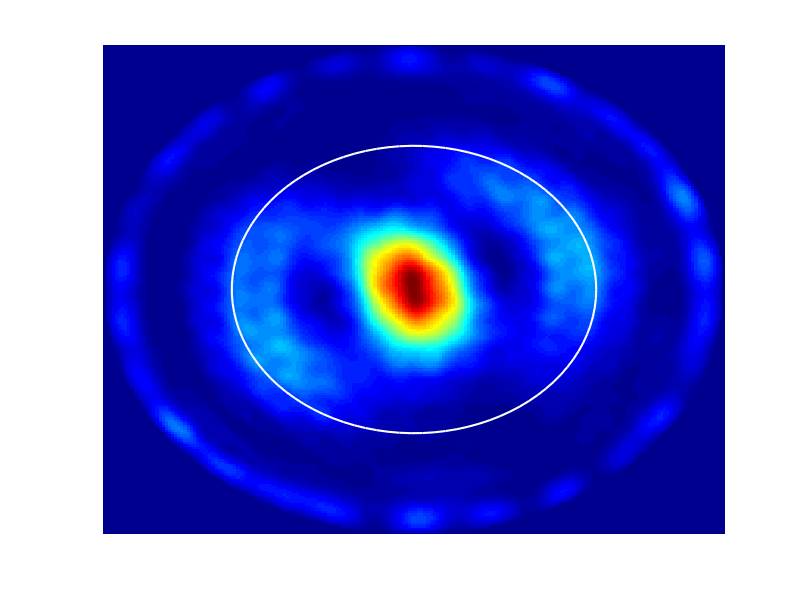
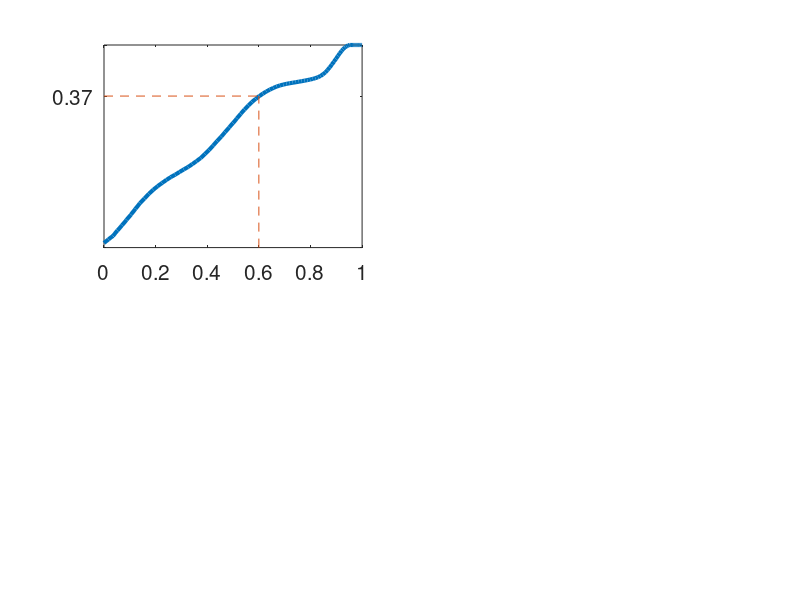

The MATLAB source for these figures, in order:
%%%%%%%%%%%%%%%%%%%%%%%%%%%%%%%%%%%%%%%%%%%%%%%%%%%%%%%%%%%%%%%%%%%%%%%%%
%%% Farfield Analysis
%%% UPDATE: 11-22-2021
%%% AUTHOR: Yuqin Sophia Duan, FDTD generated
%%% NOTES:
%%%%%%%%%%%%%%%%%%%%%%%%%%%%%%%%%%%%%%%%%%%%%%%%%%%%%%%%%%%%%%%%%%%%%%%%%
clear all;
load farfield_opt3.mat; %Load farfield file exported from FDTD
x =lum.x;
y =lum.y;
A =lum.z;
colormap jet ;
imagesc(x, y, real(transpose(A)));
set(get(gca, 'XLabel'), 'String', 'ux')
set(get(gca, 'XLabel'), 'FontSize', 16)
set(get(gca, 'XLabel'), 'FontWeight', 'bold')
set(get(gca, 'YLabel'), 'String', 'uy')
set(get(gca, 'YLabel'), 'FontSize', 16)
set(get(gca, 'YLabel'), 'FontWeight', 'bold')
set(gca, 'XLim', [-1 1])
set(gca, 'YLim', [-1 1])
set(get(gca, 'Title'), 'String', '')
set(get(gca, 'Title'), 'FontSize', 18)
set(get(gca, 'Title'), 'FontWeight', 'bold')
% mycolormap = customcolormap([0 0.5 1], {'#ffffff','#ff0000','#000000'});
% colorbar;
% colormap(mycolormap);
axis off;
set(gca, 'YDir','normal');
hold on
r= sin(36/180*pi)*1; %Mark the boundary of NA=0.6
viscircles([0,0],r,'color','w','LineStyle',':','LineWidth',0.5);

%% Calculate eta2
NA = [];
R = 1; %R is normalized
maxPower=0;
N = 91-1;

for k = 0:N
    theta = k*90/N;
    r= sin(theta/180*pi)*R; %NA = R*sin(theta)
    power = 0;
    
    for i = 1:size(x,2)
        for j = 1:size(y,2)
            maxPower = maxPower + A(i,j);%Sum of all energy emits into the upper plane
            if ((x(i)^2 + y(j)^2) <= (r+0.05)^2) %if it's within the certain NA value
                power = power + A(i,j);
            end
        end
    end
    NA = [NA power];
end

theta = linspace(0,90,N+1);
figure(2);
subplot(2,2,1)
NA = NA/maxPower*(N+1); %E(NA)/E(all), calibrate in ratio
plot(sin(theta/180*pi),NA/2,'-','LineWidth',3);
line([0.6;0.6],[0;NA(38)/2],'linestyle','--');
line([0;0.6],[NA(38)/2;NA(38)/2],'linestyle','--');
yticks([0,NA(38)/2,0.5])
yticklabels({'',num2str(round(NA(38)/2*100)/100),'',''})
%xticklabels({''})
%set(gca, 'YTick', sort([round(NA(40)*100)/100, get(gca, 'YTick')]));
set(gca,'FontSize',15);
ylim([0 0.5]);
xlim([0 1]);
%xlabel('{\theta}','FontSize',15,'fontweight','bold');
%ylabel('{\eta}_{NA}','FontSize',15,'fontweight','bold')
%title('Integrated Energy Ratio')
% simulation = load('integrate_L=1.mat');
% hold on
% plot(sin(simulation.diff_agl/180*pi),simulation.NA,'-','LineWidth',3);
% hold off